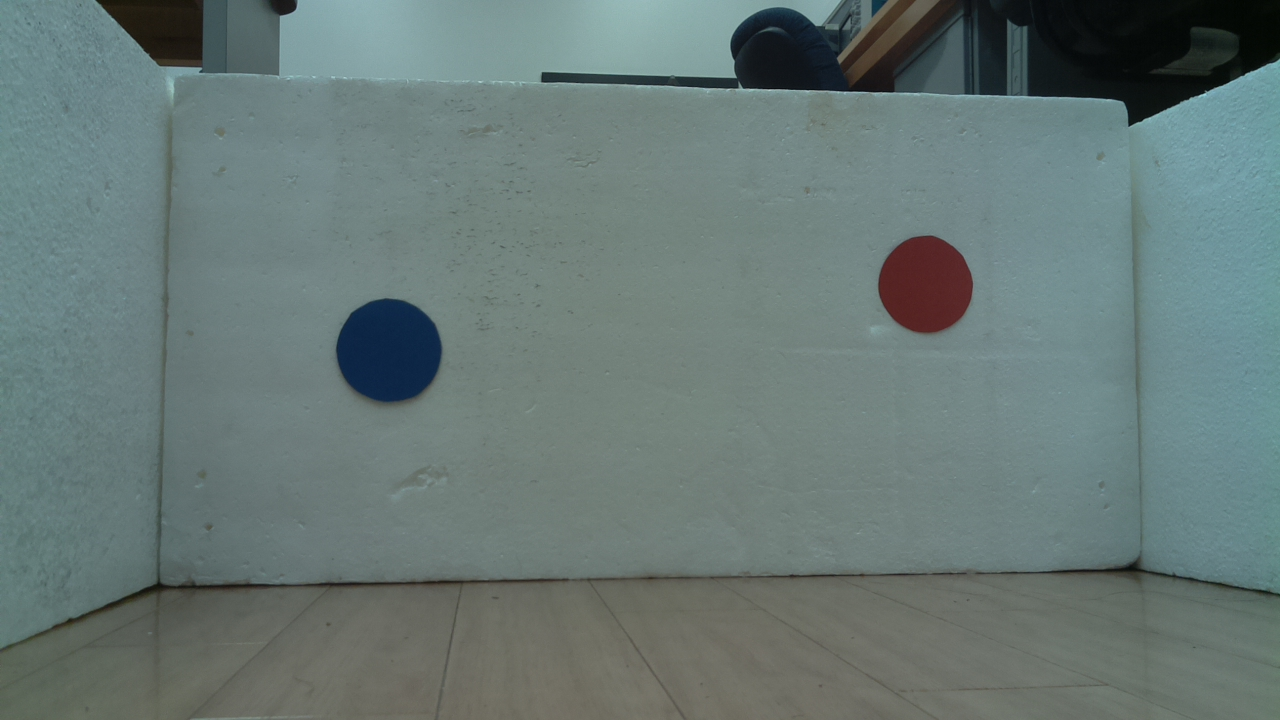
#> input picture raspberryPi/wallEx/img2.jpg, 1280 x 720 px, found by its file name; its folder holds 4 pictures in this run
$ python circleDetect.py
#> lines starting #> are read from the running program, lines starting #| are printed output that depends on the picture
#!/usr/bin/python3

import cv2
import numpy as np

def main():
	img = cv2.imread('/home/pi/bishop_ecpe155_2022/raspberryPi/wallEx/img%s.jpg' % 2)
#> img is the input picture: shape (720, 1280, 3); mean B, G, R 117.5, 119.9, 103.3
	#img = cv2.imread('/home/pi/Desktop/colorDetection.png')
	output = img.copy()
	gray = cv2.cvtColor(img, cv2.COLOR_BGR2GRAY)
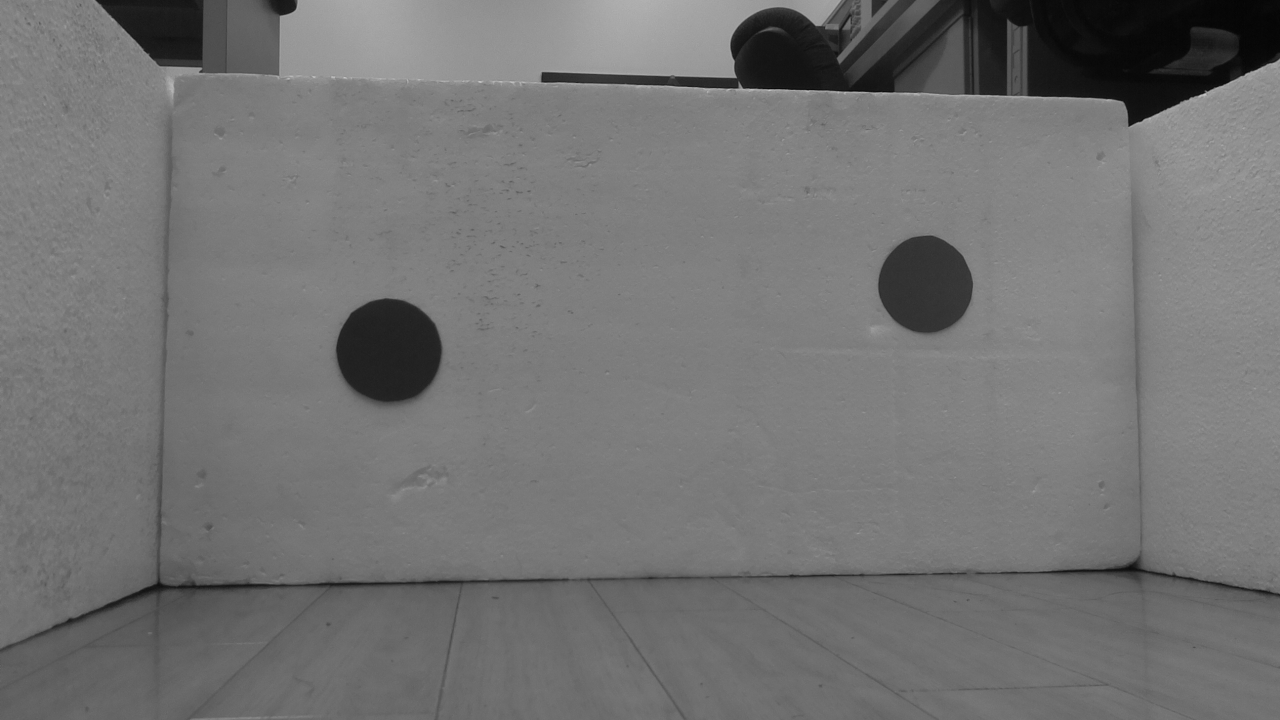
#> gray: shape (720, 1280); min 4, max 198, mean 114.7

#> (the run stopped early here; a loop or call above may not have finished)
